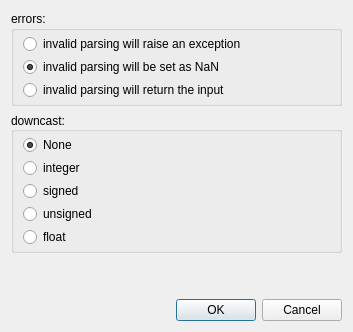
<?xml version="1.0" encoding="UTF-8"?>
<ui version="4.0">
 <class>DADialogDataframeColumnCastToNumeric</class>
 <widget class="QDialog" name="DADialogDataframeColumnCastToNumeric">
  <property name="geometry">
   <rect>
    <x>0</x>
    <y>0</y>
    <width>353</width>
    <height>332</height>
   </rect>
  </property>
  <property name="windowTitle">
   <string>Cast To Numeric</string>
  </property>
  <layout class="QVBoxLayout" name="verticalLayout_5">
   <item>
    <widget class="QGroupBox" name="groupBoxError">
     <property name="title">
      <string>errors:</string>
     </property>
     <layout class="QVBoxLayout" name="verticalLayout_4">
      <property name="spacing">
       <number>3</number>
      </property>
      <property name="topMargin">
       <number>3</number>
      </property>
      <property name="rightMargin">
       <number>3</number>
      </property>
      <property name="bottomMargin">
       <number>3</number>
      </property>
      <item>
       <layout class="QVBoxLayout" name="verticalLayout">
        <property name="spacing">
         <number>3</number>
        </property>
        <item>
         <widget class="QRadioButton" name="radioButtonRaise">
          <property name="text">
           <string>invalid parsing will raise an exception</string>
          </property>
         </widget>
        </item>
        <item>
         <widget class="QRadioButton" name="radioButtonCoerce">
          <property name="text">
           <string>invalid parsing will be set as NaN</string>
          </property>
          <property name="checked">
           <bool>true</bool>
          </property>
         </widget>
        </item>
        <item>
         <widget class="QRadioButton" name="radioButtonIgnore">
          <property name="text">
           <string>invalid parsing will return the input</string>
          </property>
         </widget>
        </item>
       </layout>
      </item>
     </layout>
    </widget>
   </item>
   <item>
    <widget class="QGroupBox" name="groupBoxDowncast">
     <property name="title">
      <string>downcast:</string>
     </property>
     <property name="alignment">
      <set>Qt::AlignLeading|Qt::AlignLeft|Qt::AlignVCenter</set>
     </property>
     <property name="flat">
      <bool>false</bool>
     </property>
     <property name="checkable">
      <bool>false</bool>
     </property>
     <property name="checked">
      <bool>false</bool>
     </property>
     <layout class="QVBoxLayout" name="verticalLayout_3">
      <property name="spacing">
       <number>3</number>
      </property>
      <property name="topMargin">
       <number>3</number>
      </property>
      <property name="rightMargin">
       <number>3</number>
      </property>
      <property name="bottomMargin">
       <number>3</number>
      </property>
      <item>
       <layout class="QVBoxLayout" name="verticalLayout_2">
        <property name="spacing">
         <number>3</number>
        </property>
        <item>
         <widget class="QRadioButton" name="radioButtonNone">
          <property name="text">
           <string>None</string>
          </property>
          <property name="checked">
           <bool>true</bool>
          </property>
          <property name="autoExclusive">
           <bool>true</bool>
          </property>
         </widget>
        </item>
        <item>
         <widget class="QRadioButton" name="radioButtonInteger">
          <property name="toolTip">
           <string>&lt;html&gt;&lt;head/&gt;&lt;body&gt;&lt;p&gt;smallest signed int dtype (min.: np.int8)&lt;/p&gt;&lt;/body&gt;&lt;/html&gt;</string>
          </property>
          <property name="text">
           <string>integer</string>
          </property>
         </widget>
        </item>
        <item>
         <widget class="QRadioButton" name="radioButtonSigned">
          <property name="toolTip">
           <string>&lt;html&gt;&lt;head/&gt;&lt;body&gt;&lt;p&gt;smallest signed int dtype (min.: np.int8)&lt;/p&gt;&lt;/body&gt;&lt;/html&gt;</string>
          </property>
          <property name="text">
           <string>signed</string>
          </property>
         </widget>
        </item>
        <item>
         <widget class="QRadioButton" name="radioButtonUnsigned">
          <property name="toolTip">
           <string>&lt;html&gt;&lt;head/&gt;&lt;body&gt;&lt;p&gt;smallest unsigned int dtype (min.: np.uint8)&lt;/p&gt;&lt;/body&gt;&lt;/html&gt;</string>
          </property>
          <property name="text">
           <string>unsigned</string>
          </property>
         </widget>
        </item>
        <item>
         <widget class="QRadioButton" name="radioButtonFloat">
          <property name="toolTip">
           <string>&lt;html&gt;&lt;head/&gt;&lt;body&gt;&lt;p&gt;smallest float dtype (min.: np.float32)&lt;/p&gt;&lt;/body&gt;&lt;/html&gt;</string>
          </property>
          <property name="text">
           <string>float</string>
          </property>
         </widget>
        </item>
       </layout>
      </item>
     </layout>
    </widget>
   </item>
   <item>
    <spacer name="verticalSpacer">
     <property name="orientation">
      <enum>Qt::Vertical</enum>
     </property>
     <property name="sizeHint" stdset="0">
      <size>
       <width>20</width>
       <height>40</height>
      </size>
     </property>
    </spacer>
   </item>
   <item>
    <layout class="QHBoxLayout" name="horizontalLayout">
     <item>
      <spacer name="horizontalSpacer">
       <property name="orientation">
        <enum>Qt::Horizontal</enum>
       </property>
       <property name="sizeHint" stdset="0">
        <size>
         <width>40</width>
         <height>20</height>
        </size>
       </property>
      </spacer>
     </item>
     <item>
      <widget class="QPushButton" name="pushButtonOK">
       <property name="text">
        <string>OK</string>
       </property>
       <property name="icon">
        <iconset resource="../icon.qrc">
         <normaloff>:/DAGui/icon/accept.svg</normaloff>:/DAGui/icon/accept.svg</iconset>
       </property>
      </widget>
     </item>
     <item>
      <widget class="QPushButton" name="pushButtonCancel">
       <property name="text">
        <string>Cancel</string>
       </property>
       <property name="icon">
        <iconset resource="../icon.qrc">
         <normaloff>:/DAGui/icon/cancel.svg</normaloff>:/DAGui/icon/cancel.svg</iconset>
       </property>
      </widget>
     </item>
    </layout>
   </item>
  </layout>
 </widget>
 <tabstops>
  <tabstop>pushButtonOK</tabstop>
  <tabstop>pushButtonCancel</tabstop>
  <tabstop>radioButtonRaise</tabstop>
  <tabstop>radioButtonCoerce</tabstop>
  <tabstop>radioButtonIgnore</tabstop>
  <tabstop>radioButtonNone</tabstop>
  <tabstop>radioButtonInteger</tabstop>
  <tabstop>radioButtonSigned</tabstop>
  <tabstop>radioButtonUnsigned</tabstop>
 </tabstops>
 <resources>
  <include location="../icon.qrc"/>
 </resources>
 <connections>
  <connection>
   <sender>pushButtonOK</sender>
   <signal>clicked()</signal>
   <receiver>DADialogDataframeColumnCastToNumeric</receiver>
   <slot>accept()</slot>
   <hints>
    <hint type="sourcelabel">
     <x>202</x>
     <y>307</y>
    </hint>
    <hint type="destinationlabel">
     <x>149</x>
     <y>307</y>
    </hint>
   </hints>
  </connection>
  <connection>
   <sender>pushButtonCancel</sender>
   <signal>clicked()</signal>
   <receiver>DADialogDataframeColumnCastToNumeric</receiver>
   <slot>reject()</slot>
   <hints>
    <hint type="sourcelabel">
     <x>293</x>
     <y>305</y>
    </hint>
    <hint type="destinationlabel">
     <x>284</x>
     <y>274</y>
    </hint>
   </hints>
  </connection>
 </connections>
</ui>
